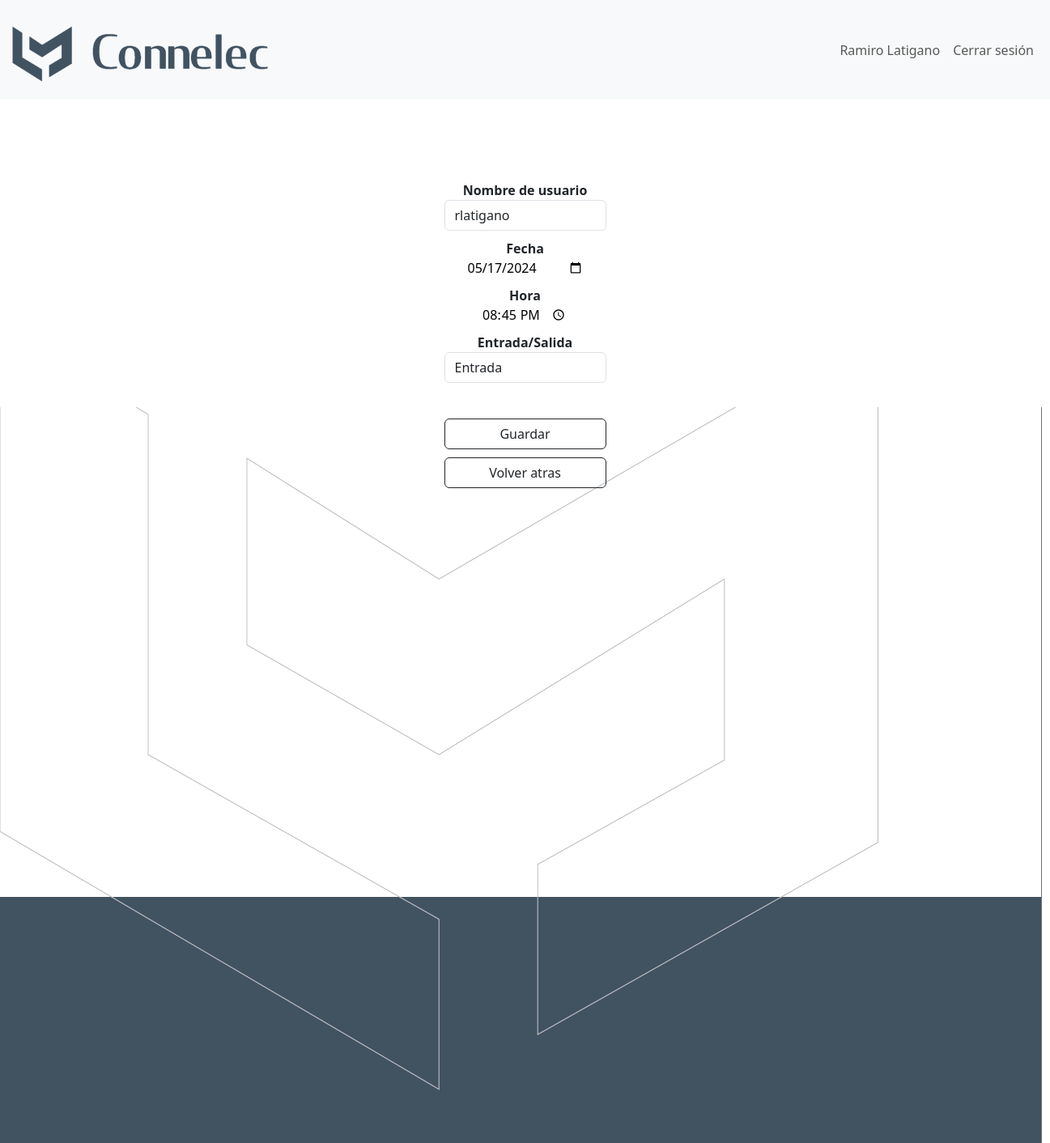
The page /asistencias/marcarAsistencia (signed in) on the database as committed earlier.
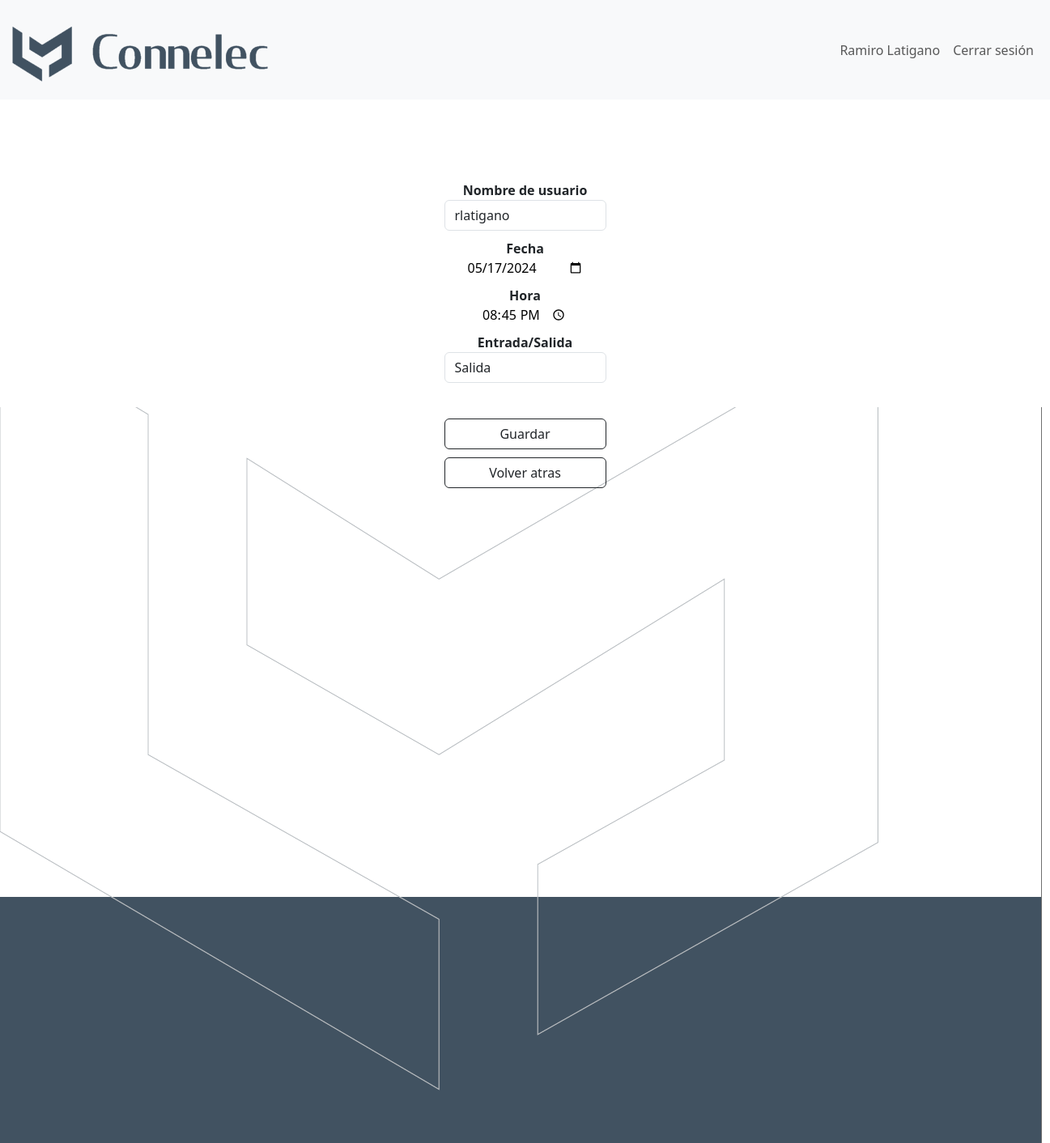
The same page on the database as committed later.
### asistencias/models.py (models this page shows, shortened)
class registro(models.Model):
    usuario = models.ForeignKey(
        settings.AUTH_USER_MODEL, on_delete=models.CASCADE)
    fecha = models.DateField()
    hora = models.TimeField()
    tipo = models.CharField(max_length=50, choices=[(
        'Entrada', 'Entrada'), ('Salida', 'Salida')])

### asistencias/views.py (the view, shortened to what this page needs)
# urls.py: path('marcarAsistencia', marcar_asistencia, name='marcarAsistencia'),
def marcar_asistencia(request):
    if request.user.is_authenticated:
        Usus = User.objects.all()
        username = request.user
        usuario = User.objects.get(username=username).get_full_name()
        user_id = User.objects.get(username=username).id
        fecha_guion = date.today().strftime("%Y-%m-%d")
        hora = datetime.now().time()
        try:
            ult_reg = registro.objects.filter(fecha=fecha_guion).filter(usuario=user_id).last().tipo
        except:
            ult_reg = None
        data = {
            'usuario': usuario,
            'username': username,
            'Usus': Usus,
            'fecha': fecha_guion,
            'hora': hora,
            'ult_reg': ult_reg
        }
    return render(request, 'asistencias/marcar_asistencia.html', data)

### core/templates/asistencias/marcar_asistencia.html (shortened to what this page needs)
{% extends 'core/base.html' %}
{% load static %}
    {% block content %}
        <div class="botonera">
            <form class="formulario" action="marcarAsistencia" method="post">
                <div class="form-group usuario">
                    <label for="usuario" style="font-weight: bold">Nombre de usuario</label>
                    <br>
                    <select name="usuario" id="usuairo" class="form-control select">
                        <option value="{{username}}">{{username}}</option>
                    </select>
                </div>
                <div class="form-group fecha">
                    <label for="fecha" style="font-weight: bold">Fecha</label>
                    <br>
                    <input type="date" id="fecha" name="fecha" format="%Y-%m-%d" value="{{fecha}}" required>
                </div>
                <div class="form-group hora">
                    <label for="hora" style="font-weight: bold">Hora</label>
                    <br>
                    <input type="time" id="hora" name="hora" value="{{hora}}" required>
                </div>
                <div class="form-group tipo">
                    <label for="tipo" style="font-weight: bold">Entrada/Salida</label>
                    <br>
                    <select name="tipo" id="tipo" class="form-control select">
                        {% if ult_reg == 'Entrada' or ult_reg != None %}
                            <option value="Salida">Salida</option>
                        {% else %}
                            <option value="Entrada">Entrada</option>
                        {% endif %}
                    </select>
                </div>
                <br>
                <button type="submit" id="submit" class="btn btn-outline-dark">Guardar</button>
                <a href="/asistencias"><button type="button" class="btn btn-outline-dark">Volver atras</button></a>
            </form>
        </div>
    {% endblock %}

Rows that differ between the two databases and show on the page:
added registro: tipo "Salida"
Other text that changed with them:
form field tipo: "Entrada" → (not shown)
